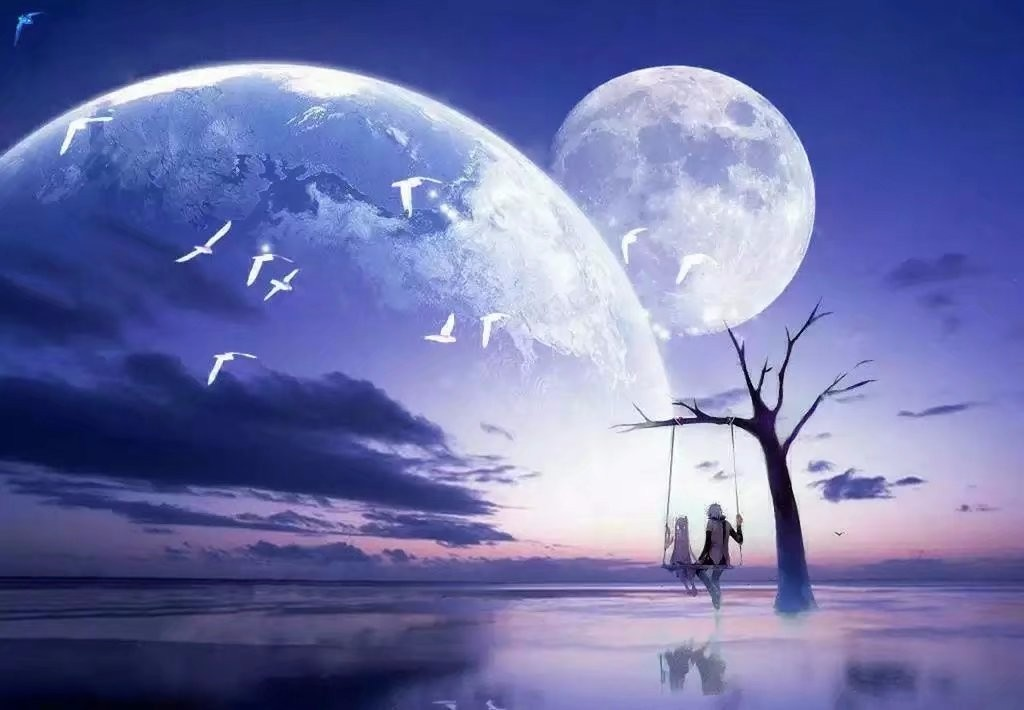
//> input picture imageFiltering/psb.bmp, 1024 x 710 px
$ ./imageFilter   (built with g++ and OpenCV 4)
//> lines starting //> are read from the running program, lines starting //| are printed output that depends on the picture
#include "opencv2/imgproc/imgproc.hpp"
#include "opencv2/highgui/highgui.hpp"
using namespace std;
using namespace cv;

// 全局变量
int DELAY_CAPTION = 1500;
int DELAY_BLUR = 100;
int MAX_KERNEL_LENGTH = 31;
Mat src;
Mat dst;
//名称说明
char initImage[] = "原图像";
char blurImage[] = "均值平滑--blur";
char GaussianBlurImage[] = "高斯平滑--GaussianBlur";
char medianBlurImage[] = "中值平滑--medianBlur";
char bilateralFilterImage[] = "双边平滑--bilateralFilter";


int main()
{
	// 载入原图像
	src = imread("psb.bmp", 1);
//> src is the input picture: 710 rows x 1024 cols, CV_8UC3; mean B, G, R 167.6, 113.4, 108.6
	dst = src.clone();
	namedWindow(initImage, WINDOW_NORMAL);
	moveWindow(initImage, 0, 0);
	imshow(initImage, src);
	waitKey(DELAY_CAPTION);
	destroyWindow(initImage);
	// 使用 均值平滑
	namedWindow(blurImage, WINDOW_NORMAL);
	moveWindow(blurImage, 0, 0);
	for (int i = 1; i < MAX_KERNEL_LENGTH; i = i + 2)
	{
		blur(src, dst, Size(i, i), Point(-1, -1));
		imshow(blurImage, dst);
		waitKey(DELAY_BLUR);
	}
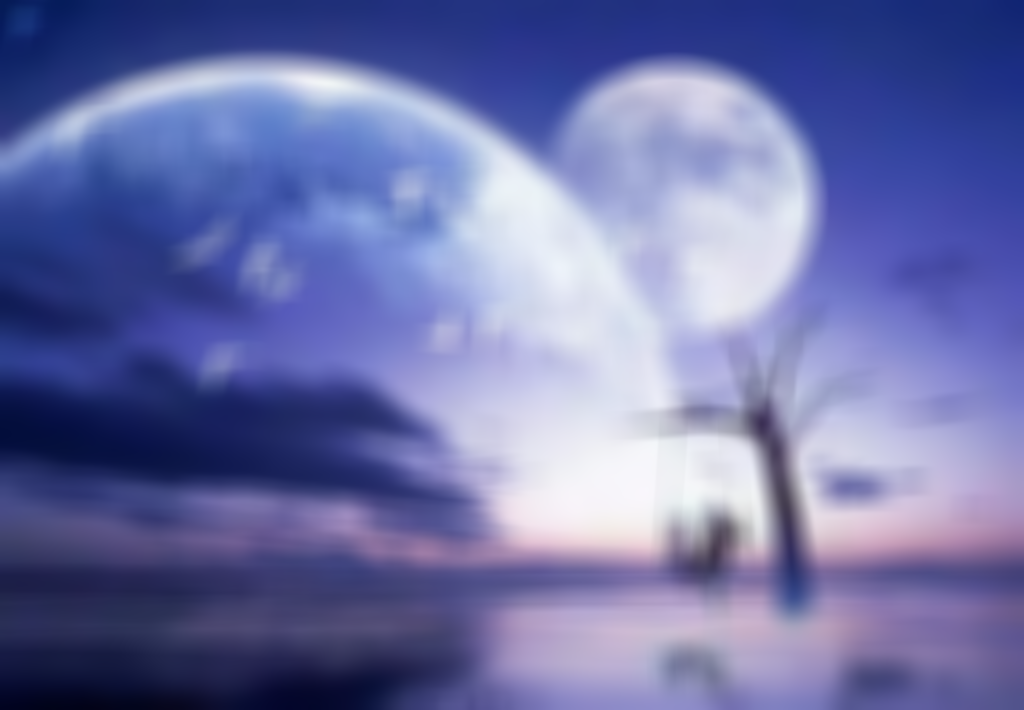
//> dst: 710 rows x 1024 cols, CV_8UC3; mean B, G, R 167.6, 113.4, 108.6
	destroyWindow(blurImage);

	// 使用高斯平滑
	namedWindow(GaussianBlurImage, WINDOW_NORMAL);
	moveWindow(GaussianBlurImage, 0, 0);
	for (int i = 1; i < MAX_KERNEL_LENGTH; i = i + 2)
	{
		GaussianBlur(src, dst, Size(i, i), 0, 0);
		imshow(GaussianBlurImage, dst);
		waitKey(DELAY_BLUR);
	}
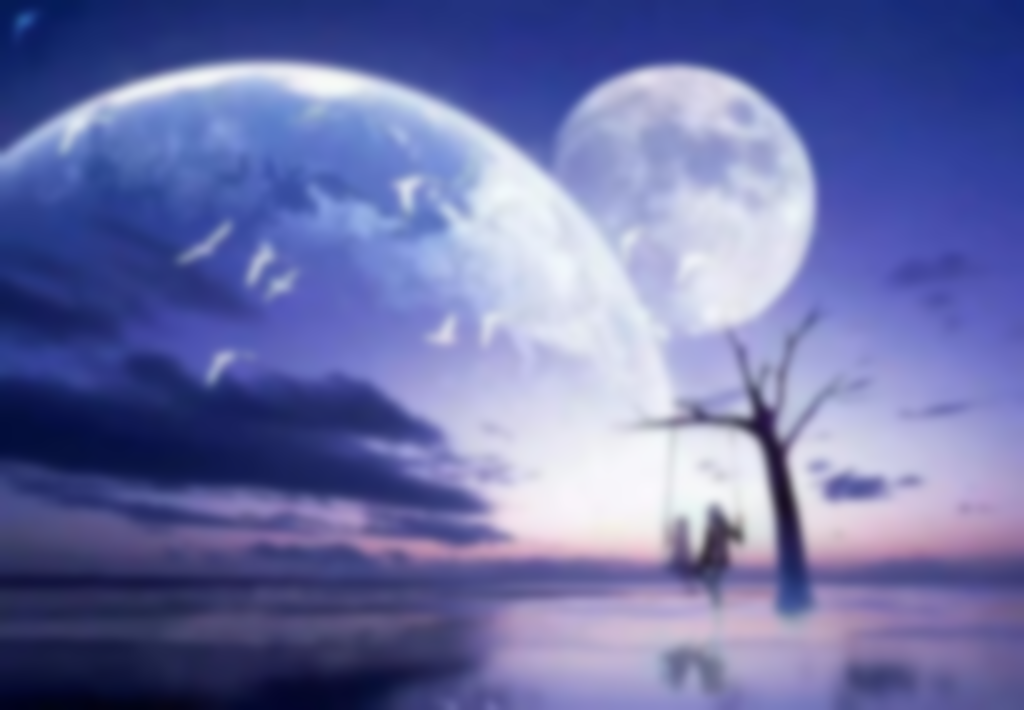
//> dst: 710 rows x 1024 cols, CV_8UC3; mean B, G, R 167.6, 113.4, 108.6
	destroyWindow(GaussianBlurImage);

	// 使用中值平滑
	namedWindow(medianBlurImage, WINDOW_NORMAL);
	moveWindow(medianBlurImage, 0, 0);
	for (int i = 1; i < MAX_KERNEL_LENGTH; i = i + 2)
	{
		medianBlur(src, dst, i);
		imshow(medianBlurImage, dst);
		waitKey(DELAY_BLUR);
	}
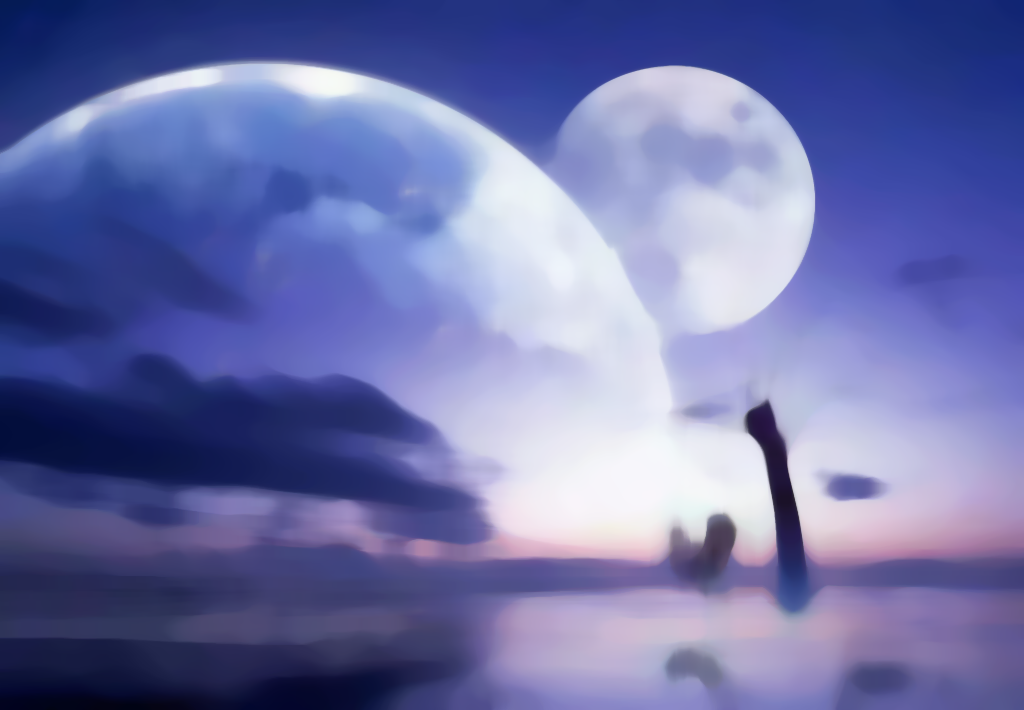
//> dst: 710 rows x 1024 cols, CV_8UC3; mean B, G, R 168, 113.3, 108.4
	destroyWindow(medianBlurImage);

	// 使用双边平滑
	namedWindow(bilateralFilterImage, WINDOW_NORMAL);
	moveWindow(bilateralFilterImage, 0, 0);
	for (int i = 1; i < MAX_KERNEL_LENGTH; i = i + 2)
	{
		bilateralFilter(src, dst, i, i * 2, i / 2);
		imshow(bilateralFilterImage, dst);
		waitKey(DELAY_BLUR);
	}
	destroyWindow(bilateralFilterImage);
	waitKey(0);
	return 0;
}
